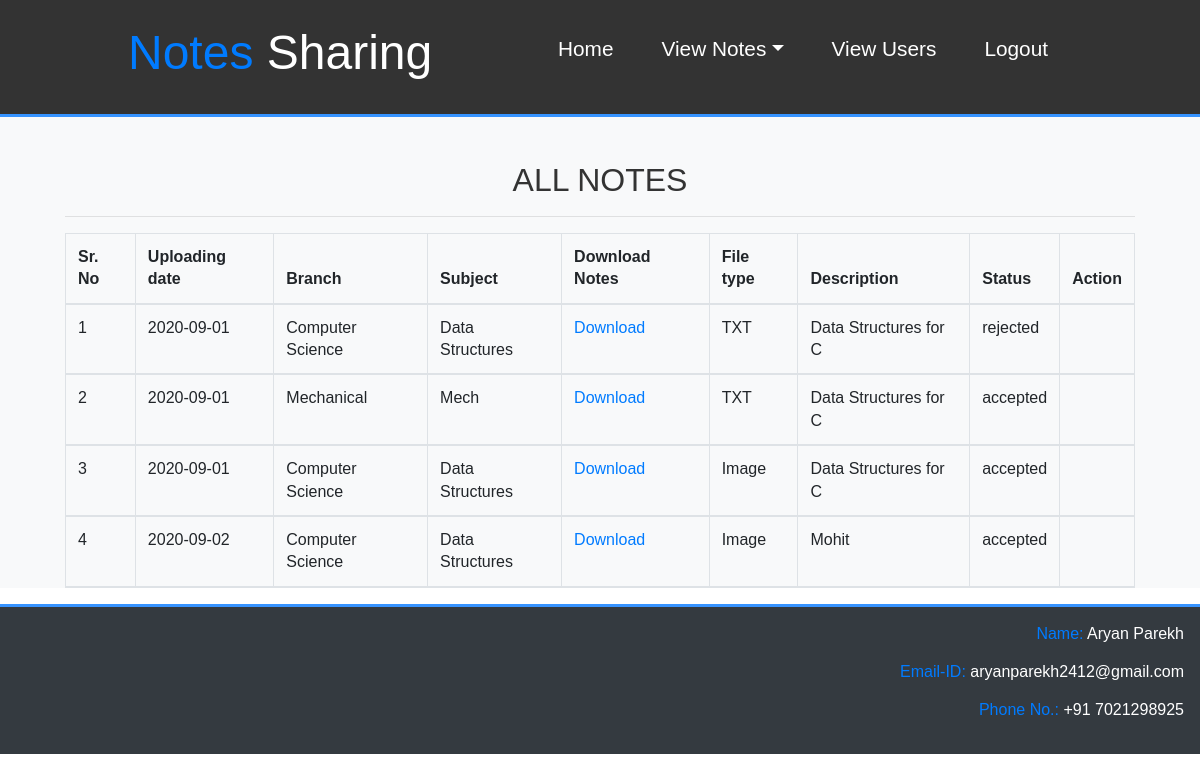
The page /admin_viewallnotes/ (signed in) on the database as committed earlier.
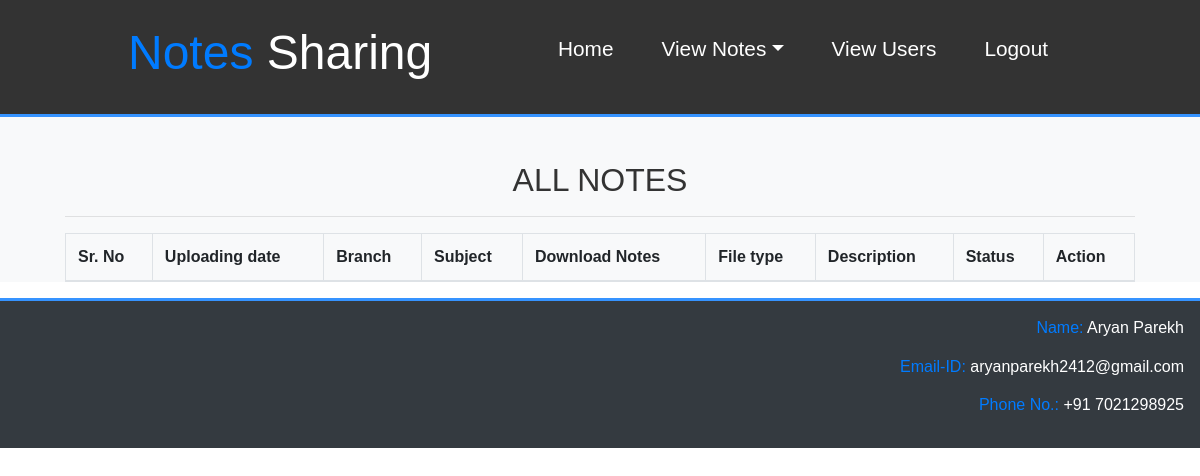
The same page on the database as committed later.
### notes/models.py (models this page shows, shortened)
class Notes(models.Model):
    user = models.ForeignKey(User,on_delete=models.CASCADE)
    uploadingdate = models.CharField(max_length=10)
    branch = models.CharField(max_length=30)
    subject = models.CharField(max_length=30)
    notesfile = models.FileField()
    filetype = models.CharField(max_length=30)
    description = models.CharField(max_length=215,null=True)
    status = models.CharField(max_length=15,default='pending')

### notes/views.py (the view)
# urls.py: path('admin_viewallnotes/',admin_viewallnotes,name="admin_viewallnotes"),
def admin_viewallnotes(request):
    if not request.user.is_staff:
        return redirect('adminlogin')
    notes=Notes.objects.all()
    d={'notes':notes}
    return render(request,'admin_viewallnotes.html',d)

### notes/templates/admin_viewallnotes.html (shortened to what this page needs)
{% extends 'adminnavigation.html' %}
{% load static %}
{% block admin_body %}
<section id="signup">
  <div class="bg-light">
    <br><br>
    <div class="container">
      <h2 class="text-center">ALL NOTES</h2>
      <hr>
      <table class="table table-bordered" id=mytable>
        <thead>
          <tr>
            <th>Sr. No</th>
            <th>Uploading date</th>
            <th>Branch</th>
            <th>Subject</th>
            <th>Download Notes</th>
            <th>File type</th>
            <th>Description</th>
            <th>Status</th>
            <th>Action</th>
          </tr>
          {% for i in notes %}
          <tr>
            <td>{{forloop.counter}}</td>
            <td>{{i.uploadingdate}}</td>
            <td>{{i.branch}}</td>
            <td>{{i.subject}}</td>
            <td><a href="{{i.notesfile.url}}" download>Download</a></td>
            <td>{{i.filetype}}</td>
            <td>{{i.description}}</td>
            <td>{{i.status}}</td>
            {% ifequal i.status 'accepted'%}
            <td></td>
            {% endifequal %}
            {% ifequal i.status 'rejected'%}
            <td></td>
            {% endifequal %}
          </tr>
          {% endfor %}
        </thead>
      </table>
    </div>
  </div>
</section>
{% endblock %}

Rows that differ between the two databases and show on the page:
removed Notes: uploadingdate "2020-09-01", branch "Computer Science", subject "Data Structures", filetype "TXT", description "Data Structures for C", status "rejected"
removed Notes: uploadingdate "2020-09-01", branch "Mechanical", subject "Mech", filetype "TXT", description "Data Structures for C", status "accepted"
removed Notes: uploadingdate "2020-09-01", branch "Computer Science", subject "Data Structures", filetype "Image", description "Data Structures for C", status "accepted"
removed Notes: uploadingdate "2020-09-02", branch "Computer Science", subject "Data Structures", filetype "Image", description "Mohit", status "accepted"
